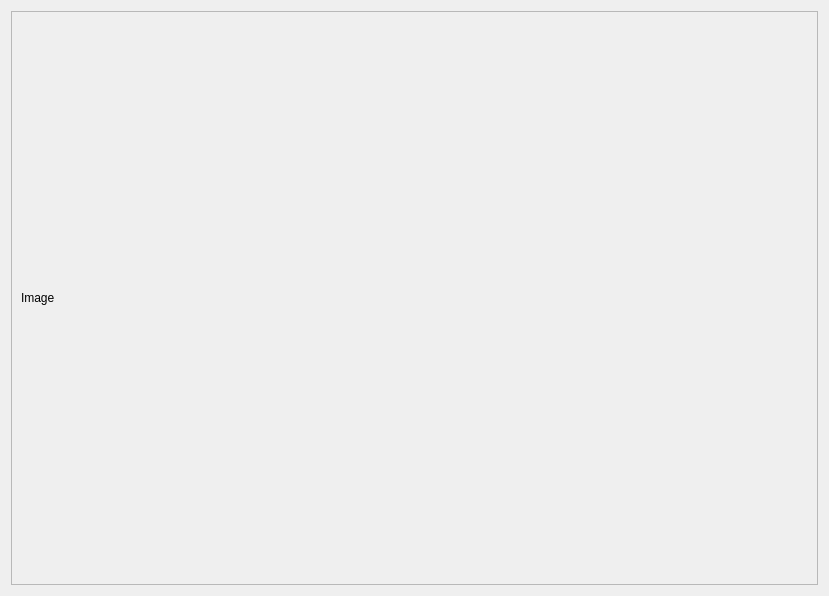
<?xml version="1.0" encoding="UTF-8"?>
<ui version="4.0">
 <class>ImageViewer</class>
 <widget class="QWidget" name="ImageViewer">
  <property name="geometry">
   <rect>
    <x>0</x>
    <y>0</y>
    <width>829</width>
    <height>596</height>
   </rect>
  </property>
  <property name="windowTitle">
   <string>Form</string>
  </property>
  <layout class="QGridLayout" name="gridLayout">
   <item row="0" column="0">
    <widget class="QScrollArea" name="scrollArea">
     <property name="widgetResizable">
      <bool>true</bool>
     </property>
     <widget class="QWidget" name="scrollAreaWidgetContents">
      <property name="geometry">
       <rect>
        <x>0</x>
        <y>0</y>
        <width>809</width>
        <height>576</height>
       </rect>
      </property>
      <layout class="QGridLayout" name="gridLayout_2">
       <item row="0" column="0">
        <widget class="QLabel" name="imageLabel">
         <property name="sizePolicy">
          <sizepolicy hsizetype="Expanding" vsizetype="Expanding">
           <horstretch>0</horstretch>
           <verstretch>0</verstretch>
          </sizepolicy>
         </property>
         <property name="maximumSize">
          <size>
           <width>1280</width>
           <height>1024</height>
          </size>
         </property>
         <property name="text">
          <string>Image</string>
         </property>
         <property name="scaledContents">
          <bool>true</bool>
         </property>
        </widget>
       </item>
      </layout>
     </widget>
    </widget>
   </item>
  </layout>
  <action name="actionSave_Image">
   <property name="icon">
    <iconset resource="Resource/res.qrc">
     <normaloff>:/save.png</normaloff>:/save.png</iconset>
   </property>
   <property name="text">
    <string>Save Image</string>
   </property>
  </action>
 </widget>
 <resources>
  <include location="Resource/res.qrc"/>
 </resources>
 <connections/>
</ui>
